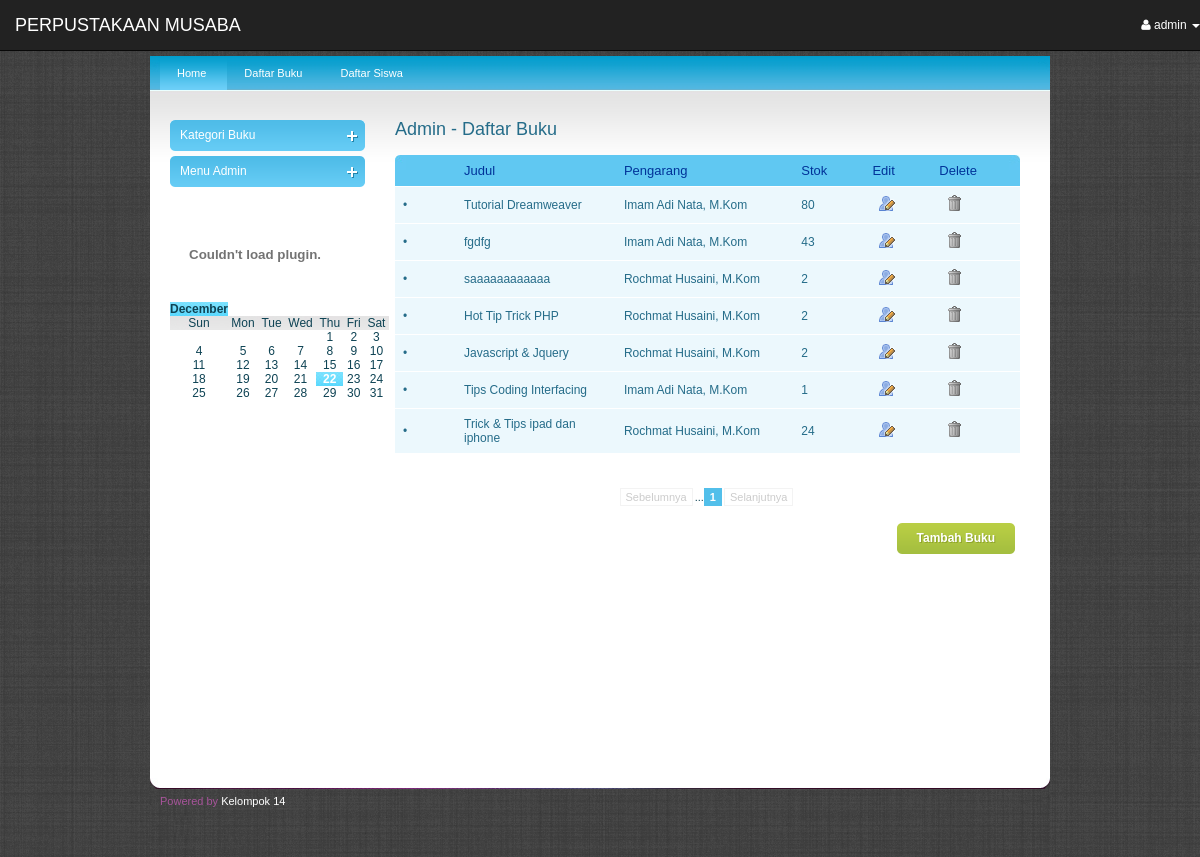
Screenshot of /index.php?act=admin.buku (signed in) with the database file from the repository.
### tables this page shows
CREATE TABLE IF NOT EXISTS `buku` (
`kdBuku` int(5) NOT NULL,
  `kdKategori` char(3) NOT NULL,
  `Judul` varchar(50) NOT NULL,
  `kdPengarang` char(5) NOT NULL,
  `kdPenerbit` char(4) NOT NULL,
  `gambar` varchar(256) NOT NULL,
  `jmlStok` int(2) NOT NULL,
  `Tempat` char(6) NOT NULL,
  `preview` text,
  `jmldiPinjam` int(11) NOT NULL DEFAULT '0'
);

CREATE TABLE IF NOT EXISTS `pengarang` (
  `idPengarang` char(5) NOT NULL,
  `namaPengarang` varchar(30) NOT NULL,
  `alamatPengarang` text,
  `noHp` varchar(25) DEFAULT NULL,
  `biografi` text NOT NULL
);

### admin.buku.php (the view, shortened to what this page needs)
<?php if ($_SESSION['level']== "2"){?>
<div class="products">
<h2>Admin - Daftar Buku</h2>
<?php
$totaldata = 8;
if(isset($_GET['page'])){ $noPage=$_GET['page']; } else { $noPage=1; }
$offset=($noPage-1)*$totaldata;
$query="SELECT * FROM buku order by kdBuku desc LIMIT $offset, $totaldata";
$result=mysql_query($query) or die('Error');
$query="SELECT COUNT(*) AS jumData FROM buku";
$hasil=mysql_query($query) ;
$data=mysql_fetch_array($hasil);
$jumData=$data['jumData'];
$jumPage=ceil($jumData/$totaldata);
?>
<table id="rounded-corner" summary="2007 Major IT Companies' Profit">
    <thead>
    	<tr>
        	<th width="10" class="rounded-company" ></th>
            <th width="94" class="rounded" >Judul</th>
            <th width="106" class="rounded" >Pengarang</th>
            <th width="33" class="rounded" >Stok</th>
            <th width="30" class="rounded" >Edit</th>
            <th width="45" class="rounded-q4" >Delete</th>
        </tr>
    </thead>
   <?php
    while($data = mysql_fetch_array($result)){
$rowset = mysql_query("select * from pengarang where idPengarang='".$data['kdPengarang']."'");
$pengarang = mysql_fetch_array($rowset); ?>
    <tbody>
    	<tr>
        	<td><a href="index.php?act=detail&&kdBuku=<?php echo"$data[kdBuku]"; ?>">&bull;</a></td>
            <td><a href="index.php?act=detail&&kdBuku=<?php echo"$data[kdBuku]"; ?>"><?php echo"$data[Judul]"; ?></a></td>
            <td><a href="index.php?act=detail&&kdBuku=<?php echo"$data[kdBuku]"; ?>"><?php echo"$pengarang[1]"; ?></a></td>
            <td><a href="index.php?act=detail&&kdBuku=<?php echo"$data[kdBuku]"; ?>"><?php echo"$data[jmlStok]"; ?></a></td>
            <td><a href="index.php?act=edit.buku&&kdBuku=<?php echo"$data[kdBuku]"; ?>"><img src="images/user_edit.png" alt="" title="" border="0" /></a></td>
            <td>
			<?php echo"<a href='index.php?act=admin.buku&act2=del_buku&kdBuku=$data[0]' class=ask onClick='return confirm(\" Apakah anda yakin untuk menghapus data ini?\");'><img src=images/trash.png border=0 /></a>"
			 ?>
			</td>
	    </tr>
    </tbody>
    <?php } ?>
</table>
<br /><br />
<div class="pagination">
	<?php
	if ($noPage > 1){ echo  "<a href='".$_SERVER['PHP_SELF']."?act=admin.buku&&page=".($noPage-1)."'>Sebelumnya</a>"; }
	else { echo "<span class=disabled>Sebelumnya</span>"; }
	for($page = 1; $page <= $jumPage; $page++)
	{
         if ((($page >= $noPage - 3) && ($page <= $noPage + 3)) || ($page == 1) || ($page == $jumPage))
         {
            if (($page != ($jumPage - 1)) && ($page == $jumPage))  echo "...";
			if ($page == $noPage) echo "<span class=current>$page</span>";
            else echo "<a href='".$_SERVER['PHP_SELF']."?act=admin.buku&&page=".$page."'>".$page."</a>";
         }
	}
	if ($noPage < $jumPage){ echo "<a href='".$_SERVER['PHP_SELF']."?act=admin.buku&&page=".($noPage+1)."'>Selanjutnya</a>"; }
	else { echo "<span class=disabled>Selanjutnya</span>"; }
	?>
         </div>
           <a href="?act=tambah.buku" class="bt_green"><span class="bt_green_lft"></span><strong>Tambah Buku</strong><span class="bt_green_r"></span></a>
          </div>
               <?php
}
else {
?>
<script language="JavaScript">alert('Maaf anda harus login sebagai admin terlebih dahulu');
	 window.history.back()</script><?php
} ?>

### css/style.css (style rules this page uses)
body { background:url(../images/bg.png) ; font-family:Arial, Helvetica, sans-serif; padding:0; font-size:12px; margin:0 auto; color: #0e4354; }
a { color:#256c89; }
h2 { font-size:18px; color:#256c89; font-weight:normal; padding:0px 0 15px 0; margin:0px; clear:both; }
#rounded-corner { margin:0px; width:625px; text-align: left; border-collapse: collapse; }
#rounded-corner thead th.rounded-company { width:26px; background: #60c8f2 url('../images/left.jpg') left top no-repeat; }
#rounded-corner thead th.rounded-q4 { background: #60c8f2 url('../images/right.jpg') right top no-repeat; }
#rounded-corner th { padding: 8px; font-weight: normal; font-size: 13px; color: #039; background: #60c8f2; }
#rounded-corner td { padding: 8px; background: #ecf8fd; border-top: 1px solid #fff; color: #669; }
a.bt_green { display:block; float:right; margin:10px 5px 10px 5px; line-height:31px; text-decoration:none; color:#FFFFFF; text-shadow:1px 1px #8fa42b; }
a.bt_green strong { width:auto;height:31px; padding:0 10px 0 10px;display:block; float:left;background:url(../images/bt_green_center.gif) repeat-x center; }
a.bt_green span.bt_green_lft { width:10px;height:31px;display:block; float:left;background:url(../images/bt_green_left.gif) no-repeat center right; }
a.bt_green span.bt_green_r { width:10px;height:31px;display:block; float:left;background:url(../images/bt_green_r.gif) no-repeat center right; }
div.pagination { width:625px; clear:both; padding:10px 0 10px 0; margin:0px; text-align:center; float:left; clear:both; font-size:11px; }
div.pagination span.current { padding: 2px 5px 2px 5px; margin-right: 2px; border: 1px solid #52bfea; font-weight: bold; background-color: #52bfea; color: #FFF; }
div.pagination span.disabled { padding: 2px 5px 2px 5px; margin-right: 2px; border: 1px solid #f3f3f3; color: #ccc; }
.products img { padding: 0 7px 4px; }

### rows the page displays
buku: Judul "Tutorial Dreamweaver", kdPengarang.namaPengarang "Imam Adi Nata, M.Kom", jmlStok "80"
buku: Judul "fgdfg", kdPengarang.namaPengarang "Imam Adi Nata, M.Kom", jmlStok "43"
buku: Judul "saaaaaaaaaaaa", kdPengarang.namaPengarang "Rochmat Husaini, M.Kom", jmlStok "2"
buku: Judul "Hot Tip Trick PHP", kdPengarang.namaPengarang "Rochmat Husaini, M.Kom", jmlStok "2"
buku: Judul "Javascript & Jquery", kdPengarang.namaPengarang "Rochmat Husaini, M.Kom", jmlStok "2"
buku: Judul "Tips Coding Interfacing", kdPengarang.namaPengarang "Imam Adi Nata, M.Kom", jmlStok "1"
buku: Judul "Trick & Tips ipad dan iphone", kdPengarang.namaPengarang "Rochmat Husaini, M.Kom", jmlStok "24"

### other values shown
$_SESSION['namaUser'] "admin"
